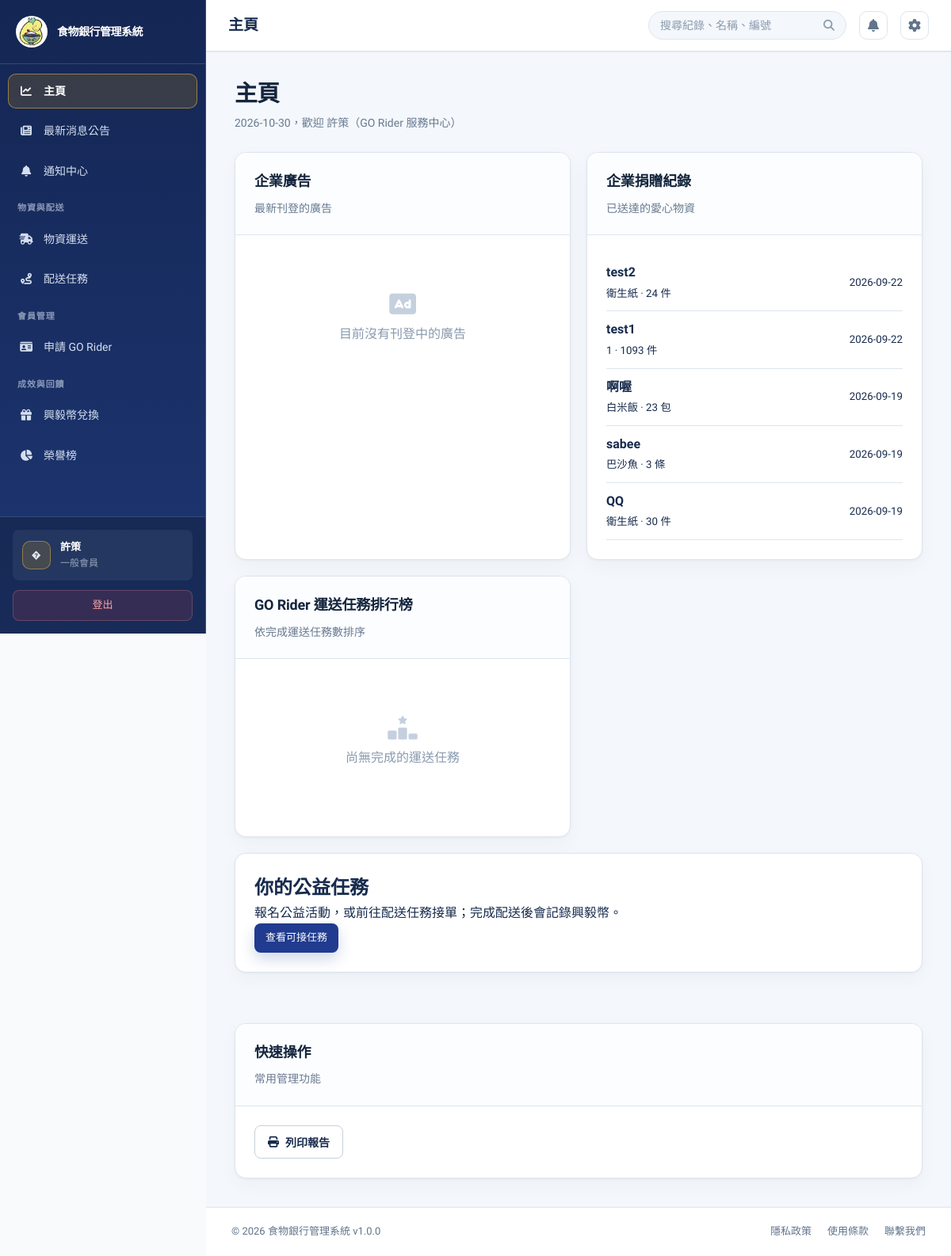
/?page=dashboard (signed in), run on the app's committed database.
### tables this page shows
CREATE TABLE `users` (
  `user_id` int(11) NOT NULL,
  `username` varchar(50) NOT NULL,
  `password` varchar(255) NOT NULL,
  `email` varchar(100) NOT NULL,
  `full_name` varchar(100) NOT NULL,
  `phone` varchar(20) DEFAULT NULL,
  `role` enum('foodbank_staff','member') NOT NULL DEFAULT 'foodbank_staff',
  `member_type` enum('general','enterprise') NOT NULL DEFAULT 'general',
  `staff_type` enum('admin','clerk') DEFAULT NULL,
  `tax_id` varchar(8) DEFAULT NULL,
  `referral_source` varchar(50) DEFAULT NULL,
  `blacklisted_at` datetime DEFAULT NULL,
  `blacklist_reason` varchar(255) DEFAULT NULL,
  `department` varchar(50) DEFAULT NULL,
  `status` enum('active','inactive','suspended') DEFAULT 'active',
  `created_at` timestamp NULL DEFAULT current_timestamp(),
  `updated_at` timestamp NULL DEFAULT current_timestamp() ON UPDATE current_timestamp(),
  `created_by` int(11) DEFAULT NULL,
  `phone_verified` tinyint(1) NOT NULL DEFAULT 0,
  `is_enterprise_verified` tinyint(1) DEFAULT 0,
  `enterprise_name` varchar(150) DEFAULT NULL,
  `enterprise_verified_at` datetime DEFAULT NULL
);

CREATE TABLE `donations` (
  `donation_id` int(11) NOT NULL,
  `order_number` varchar(30) DEFAULT NULL,
  `donor_id` int(11) DEFAULT NULL,
  `donor_name` varchar(100) NOT NULL,
  `donation_type` enum('food','supplies','money','other') NOT NULL,
  `quantity` decimal(10,2) DEFAULT NULL,
  `unit` varchar(20) DEFAULT NULL,
  `donation_date` datetime NOT NULL,
  `received_by` int(11) DEFAULT NULL,
  `status` enum('received','pending','assessed','approved','rejected','published','archived') DEFAULT 'pending',
  `evaluation_status` enum('pending','approved_volunteer','approved_self_delivery','published','rejected') DEFAULT 'pending',
  `delivery_method` enum('volunteer_assist','self_delivery') DEFAULT 'volunteer_assist',
  `approval_notes` text DEFAULT NULL,
  `approved_at` datetime DEFAULT NULL,
  `approved_by` int(11) DEFAULT NULL,
  `rejection_reason` text DEFAULT NULL,
  `rejected_at` datetime DEFAULT NULL,
  `published_at` datetime DEFAULT NULL,
  `current_status` enum('waiting_pickup','volunteer_received','in_transit','at_foodbank','inspection_complete') DEFAULT 'waiting_pickup',
  `status_updated_at` datetime DEFAULT NULL,
  `split_count` int(11) DEFAULT 1,
  `notes` text DEFAULT NULL,
  `created_at` timestamp NULL DEFAULT current_timestamp(),
  `updated_at` timestamp NULL DEFAULT current_timestamp() ON UPDATE current_timestamp(),
  `item_name` varchar(100) DEFAULT NULL,
  `weight_kg` decimal(10,2) DEFAULT NULL,
  `size_description` varchar(100) DEFAULT NULL,
  `expiry_date` date DEFAULT NULL,
  `pickup_deadline` datetime DEFAULT NULL,
  `delivery_option` enum('food_bank_pickup','volunteer_delivery') NOT NULL DEFAULT 'volunteer_delivery',
  `vehicle_type` enum('car','motorcycle','none') DEFAULT 'none',
  `photo_path` varchar(255) DEFAULT NULL,
  `evaluation_notes` text DEFAULT NULL,
  `need_inspection` tinyint(1) DEFAULT 1,
  `inspection_notes` text DEFAULT NULL,
  `donor_address` varchar(255) DEFAULT NULL,
  `reward_options` text DEFAULT NULL,
  `delivery_date` date DEFAULT NULL,
  `delivery_time` time DEFAULT NULL,
  `delivery_address` varchar(255) DEFAULT NULL,
  `estimated_distance_km` decimal(8,2) DEFAULT NULL,
  `estimated_duration_minutes` smallint(5) UNSIGNED DEFAULT NULL,
  `beneficiary_id` int(11) DEFAULT NULL,
  `dispatch_contact_name` varchar(100) DEFAULT NULL,
  `dispatch_contact_phone` varchar(30) DEFAULT NULL,
  `dispatch_vehicle_info` varchar(150) DEFAULT NULL
);

### src/views/dashboard.php (the view, shortened to what the rows shown need)
<?php
$dashboardRole = $currentUser['role'] ?? 'foodbank_staff';
$dashboardMemberType = $currentUser['member_type'] ?? null;
$isEnterpriseMember = $dashboardRole === 'member' && $dashboardMemberType === 'enterprise';
$dashboardRoleLabels = [
    'foodbank_staff' => '管理介面',
    'member' => $isEnterpriseMember ? '企業公益行動中心' : 'GO Rider 服務中心',
];
require_once BASE_PATH . '/src/models/AdvertisementModel.php';
require_once BASE_PATH . '/src/models/ActivityModel.php';
$homeAds = array_slice((new AdvertisementModel())->getActiveAds(3), 0, 3);
$homeDonationRecords = [];
$homeDonationResult = $connection->query(
    "SELECT n.donor_name, COALESCE(n.item_name, '物資') AS item_name, n.quantity, n.unit, n.donation_date
     FROM donations n
     WHERE n.status <> 'rejected'
       AND EXISTS (SELECT 1 FROM deliveries d WHERE d.donation_id = n.donation_id AND d.status = 'delivered')
     ORDER BY n.donation_date DESC
     LIMIT 8"
);
while ($homeDonationResult && ($homeDonationRow = $homeDonationResult->fetch_assoc())) {
    $homeDonationRecords[] = $homeDonationRow;
}
$riderLeaderboard = [];
?>
<div class="view-header">
    <div>
        <h1 class="view-title">主頁</h1>
        <p class="view-subtitle"><?php echo date('Y-m-d'); ?>，歡迎 <?php echo htmlspecialchars($currentUser['full_name'] ?? '使用者'); ?>（<?php echo htmlspecialchars($dashboardRoleLabels[$dashboardRole] ?? '管理介面'); ?>）</p>
    </div>
</div>
<div class="home-columns">
    <div class="card">
        <div class="card-header"><h2>企業廣告</h2><p>最新刊登的廣告</p></div>
        <div class="card-body">
            <?php if ($homeAds): ?>
                <?php foreach ($homeAds as $homeAd): ?>
                    <div class="mb-20">
                        <strong><?php echo htmlspecialchars($homeAd['title']); ?></strong>
                        <p><?php echo htmlspecialchars(mb_strimwidth($homeAd['content'], 0, 80, '…')); ?></p>
                        <small><?php echo htmlspecialchars($homeAd['advertiser_name'] ?? ''); ?></small>
                    </div>
                <?php endforeach; ?>
                <a href="?page=news#ads" class="btn btn-secondary btn-sm">更多廣告</a>
            <?php else: ?>
                <div class="empty-state"><i class="fas fa-rectangle-ad"></i><p>目前沒有刊登中的廣告</p></div>
            <?php endif; ?>
        </div>
    </div>
    <div class="card">
        <div class="card-header"><h2>企業捐贈紀錄</h2><p>已送達的愛心物資</p></div>
        <div class="card-body">
            <?php if ($homeDonationRecords): ?>
                <ul class="leaderboard-list">
                    <?php foreach ($homeDonationRecords as $record): ?>
                        <li>
                            <span class="leaderboard-name"><strong><?php echo htmlspecialchars($record['donor_name']); ?></strong><br><small><?php echo htmlspecialchars($record['item_name']); ?> · <?php echo htmlspecialchars(rtrim(rtrim(number_format((float) $record['quantity'], 2, '.', ''), '0'), '.')); ?> <?php echo htmlspecialchars($record['unit']); ?></small></span>
                            <small><?php echo htmlspecialchars(substr((string) $record['donation_date'], 0, 10)); ?></small>
                        </li>
                    <?php endforeach; ?>
                </ul>
            <?php else: ?>
                <div class="empty-state"><i class="fas fa-box-open"></i><p>目前沒有已送達的捐贈紀錄</p></div>
            <?php endif; ?>
        </div>
    </div>
    <div class="card">
        <div class="card-header"><h2>GO Rider 運送任務排行榜</h2><p>依完成運送任務數排序</p></div>
        <div class="card-body">
            <?php if ($riderLeaderboard): ?>
                <ol class="leaderboard-list">
                    <?php foreach ($riderLeaderboard as $index => $rider): ?>
                        <li>
                            <span class="leaderboard-rank"><?php echo $index + 1; ?></span>
                            <span class="leaderboard-name"><?php echo htmlspecialchars($rider['full_name']); ?></span>
                            <strong><?php echo (int) $rider['delivery_count']; ?> 趟</strong>
                        </li>
                    <?php endforeach; ?>
                </ol>
            <?php else: ?>
                <div class="empty-state"><i class="fas fa-ranking-star"></i><p>尚無完成的運送任務</p></div>
            <?php endif; ?>
        </div>
    </div>
</div>
<div class="card role-intro mb-20">
    <div class="card-body">
        <?php if ($dashboardRole === 'member' && !$isEnterpriseMember): ?>
            <?php if ($authService->can('rider.accept_task')): ?>
                <h2>你的公益任務</h2><p>報名公益活動，或前往配送任務接單；完成配送後會記錄興毅幣。</p>
                <a href="?page=deliveries" class="btn btn-primary btn-sm">查看可接任務</a>
            <?php else: ?>
                <h2>你的公益任務</h2><p>瀏覽並參加公益活動；想協助運送物資，可以申請成為 GO Rider。</p>
                <a href="?page=news" class="btn btn-primary btn-sm">查看最新消息</a>
                <a href="?page=rider_application" class="btn btn-secondary btn-sm">申請 GO Rider</a>
            <?php endif; ?>
        <?php elseif ($dashboardRole === 'foodbank_staff'): ?>
            <h2>管理介面</h2><p>處理物資審查、配送與公益活動，確保物資完成媒合。</p>
            <a href="?page=rewards" class="btn btn-secondary btn-sm">管理興毅幣兌換</a>
        <?php elseif ($isEnterpriseMember): ?>
            <h2>企業惜食行動</h2><p>報名公益活動，也可將企業剩餘食物或物資捐贈給食物銀行。</p>
            <a href="?page=donation_materials" class="btn btn-primary btn-sm">上架剩食物資</a>
        <?php else: ?>
            <h2>食物銀行管理員</h2><p>管理平台模組、帳號權限、稽核紀錄與整體公益服務成效。</p>
            <a href="?page=settings" class="btn btn-primary btn-sm">前往系統設置</a>
        <?php endif; ?>
    </div>
</div>
<div class="card mt-32">
    <div class="card-header">
        <h2>快速操作</h2>
        <p>常用管理功能</p>
    </div>
    <div class="card-body">
        <div class="grid-4">
            <button class="btn btn-secondary" onclick="printTable()"><i class="fas fa-print"></i> 列印報告</button>
        </div>
    </div>
</div>

### public/index.php (shortened to what the rows shown need)
<?php
require_once BASE_PATH . '/config/database.php';
$connection = $db->getConnection();
$demoPasswordHashes = [
    'manager' => '866485796cfa8d7c0cf7111640205b83076433547577511d81f8030ae99ecea5',
    'staff' => '10176e7b7b24d317acfcf8d2064cfd2f24e154f7b5a96603077d5ef813d6a6b6',
];
foreach ($demoPasswordHashes as $demoUsername => $demoPasswordHash) {
    $demoUsernameEscaped = $connection->real_escape_string($demoUsername);
    $connection->query(
        "UPDATE users SET password = '{$demoPasswordHash}' WHERE username = '{$demoUsernameEscaped}' AND CHAR_LENGTH(password) <> 60 AND CHAR_LENGTH(password) <> 64"
    );
}
$connection->query(
    "UPDATE users SET full_name = CASE username
        WHEN 'official' THEN '食物銀行官方人員'
        WHEN 'manager' THEN '忠信食物銀行'
        WHEN 'staff' THEN '食物銀行官方人員'
        WHEN 'volunteer' THEN 'GO Rider'
        WHEN 'donor' THEN '捐贈剩食店家'
        ELSE full_name
    END
    WHERE username IN ('official', 'manager', 'staff', 'volunteer', 'donor')
      AND (full_name LIKE '%?%' OR full_name = '')"
);
if (!empty($_SESSION['user']['username'])) {
    $sessionUsername = $connection->real_escape_string($_SESSION['user']['username']);
    $sessionUserResult = $connection->query("SELECT user_id, username, full_name, role, member_type, staff_type, enterprise_name, status, email, phone, phone_verified FROM users WHERE username = '{$sessionUsername}' LIMIT 1");
}
$currentUser = $_SESSION['user'];
require_once BASE_PATH . '/src/services/AuthService.php';
$authService = AuthService::forCurrentUser($currentUser);
require_once BASE_PATH . '/src/models/NotificationModel.php';
$notificationModel = new NotificationModel();
$latestNotificationId = $notificationModel->getLatestIdForUser((int) $currentUser['user_id']);
$role = $currentUser['role'];
$memberType = $currentUser['member_type'] ?? null;
$roleLabels = [
    'foodbank_staff' => '食物銀行管理員',
    'member' => $memberType === 'enterprise' ? '企業會員' : ($memberType === 'general' ? '一般會員' : '會員'),
];
$page = isset($_GET['page']) ? trim($_GET['page']) : 'dashboard';
$page = basename($page);
$menu_items = [
    'dashboard' => ['label' => '主頁', 'icon' => 'fa-solid fa-chart-line', 'group' => ''],
    'news' => ['label' => '最新消息公告', 'icon' => 'fa-solid fa-newspaper', 'group' => ''],
    'notifications' => ['label' => '通知中心', 'icon' => 'fa-solid fa-bell', 'group' => ''],
    'donation_materials' => ['label' => '物資捐贈', 'icon' => 'fa-solid fa-box-open', 'group' => '物資與配送'],
    'donation_materials_review' => ['label' => '物資捐贈審查', 'icon' => 'fa-solid fa-clipboard-check', 'group' => '物資與配送'],
    'material_transport' => ['label' => '物資運送', 'icon' => 'fa-solid fa-truck-fast', 'group' => '物資與配送'],
    'deliveries' => ['label' => '配送任務', 'icon' => 'fa-solid fa-route', 'group' => '物資與配送'],
    'order_tracking' => ['label' => '訂單追蹤', 'icon' => 'fa-solid fa-list-check', 'group' => '物資與配送'],
    'inventory' => ['label' => '物資盤點', 'icon' => 'fa-solid fa-boxes-stacked', 'group' => '物資與配送'],
    'item_categories' => ['label' => '物資分類', 'icon' => 'fa-solid fa-layer-group', 'group' => '物資與配送'],
    'users' => ['label' => '帳號審核', 'icon' => 'fa-solid fa-user-check', 'group' => '會員管理'],
    'volunteer_management' => ['label' => '一般會員管理', 'icon' => 'fa-solid fa-people-group', 'group' => '會員管理'],
    'rider_review' => ['label' => 'GO Rider 審核', 'icon' => 'fa-solid fa-user-shield', 'group' => '會員管理'],
    'rider_application' => ['label' => '申請 GO Rider', 'icon' => 'fa-solid fa-id-card', 'group' => '會員管理'],
    'rewards' => ['label' => '興毅幣兌換', 'icon' => 'fa-solid fa-gift', 'group' => '成效與回饋'],
    'carbon_report' => ['label' => '永續報告', 'icon' => 'fa-solid fa-leaf', 'group' => '成效與回饋'],
    'reports' => ['label' => '數據分析', 'icon' => 'fa-solid fa-chart-pie', 'group' => '成效與回饋'],
    'settings' => ['label' => '設置', 'icon' => 'fa-solid fa-gear', 'group' => ''],
];
$routablePages = array_merge(array_keys($menu_items), ['certificate', 'activity_certificate']);
$allowedPages = array_values(array_filter($routablePages, function ($slug) use ($authService) {
    return $authService->can('page.' . $slug);
}));
?>
<!DOCTYPE html>
<html lang="zh-TW">
<head>
    <link href="https://cdnjs.cloudflare.com/ajax/libs/font-awesome/6.4.0/css/all.min.css" rel="stylesheet">
    <link rel="stylesheet" href="assets/css/style.css?v=<?php echo filemtime(__DIR__ . '/assets/css/style.css'); ?>">
</head>
<body data-notification-poll-url="?action=notifications_poll" data-notification-last-id="<?php echo (int) $latestNotificationId; ?>">
    <div class="app-wrapper">
        <aside class="sidebar">
            <nav class="sidebar-nav">
                <?php $currentNavGroup = '';
                foreach ($menu_items as $key => $item):
                    if (!in_array($key, $allowedPages, true)) {
                        continue;
                    }
                    if ($item['group'] !== '' && $item['group'] !== $currentNavGroup): ?>
                    <?php endif;
                    $is_active = ($page === $key) ? 'active' : '';
                    $icon = $item['icon'];
                    $label = ($key === 'reports' && $role === 'member') ? '榮譽榜' : $item['label'];
                    ?>
                    <a href="?page=<?php echo $key; ?>" class="nav-item <?php echo $is_active; ?>" title="<?php echo $label; ?>">
                        <span class="nav-icon"><i class="<?php echo $icon; ?>"></i></span>
                        <span class="nav-label"><?php echo $label; ?></span>
                    </a>
                <?php endforeach; ?>
            </nav>
            <div class="sidebar-footer">
                <div class="user-profile">
                    <div class="avatar"><?php echo htmlspecialchars(strtoupper(substr($currentUser['full_name'], 0, 2))); ?></div>
                    <div class="user-info">
                        <div class="user-name"><?php echo htmlspecialchars($currentUser['full_name']); ?></div>
                        <div class="user-role"><?php echo htmlspecialchars($roleLabels[$role] ?? $role); ?></div>
                    </div>
                </div>
            </div>
        </aside>
        <div class="main-container">
            <main class="page-content">
                <div class="content-shell">
                    <?php
                    $view_file = BASE_PATH . '/src/views/' . $page . '.php';
                    if (file_exists($view_file)) {
                        include $view_file;
                    }
                    ?>
                </div>
            </main>
        </div>
    </div>
</body>
</html>

### data on the page
users: role "榮譽榜", full_name "�", full_name "許策", member_type+role "一般會員", role+member_type "GO Rider 服務中心"
donations: donor_name "test2", item_name "衛生紙", quantity "24", unit "件", donation_date "2026-09-22"
donations: donor_name "test1", item_name "1", quantity "1093", unit "件", donation_date "2026-09-22"
donations: donor_name "啊喔", item_name "白米飯", quantity "23", unit "包", donation_date "2026-09-19"
donations: donor_name "sabee", item_name "巴沙魚", quantity "3", unit "條", donation_date "2026-09-19"
donations: donor_name "QQ", item_name "衛生紙", quantity "30", unit "件", donation_date "2026-09-19"

### other printed values
APP_NAME "食物銀行管理系統"
$label "主頁"
$label "最新消息公告"
$label "通知中心"
$item['group'] "物資與配送"
$label "物資運送"
$label "配送任務"
$item['group'] "會員管理"
$label "申請 GO Rider"
$item['group'] "成效與回饋"
$label "興毅幣兌換"
$menu_items[$page]['label'] "主頁"
APP_VERSION "1.0.0"
